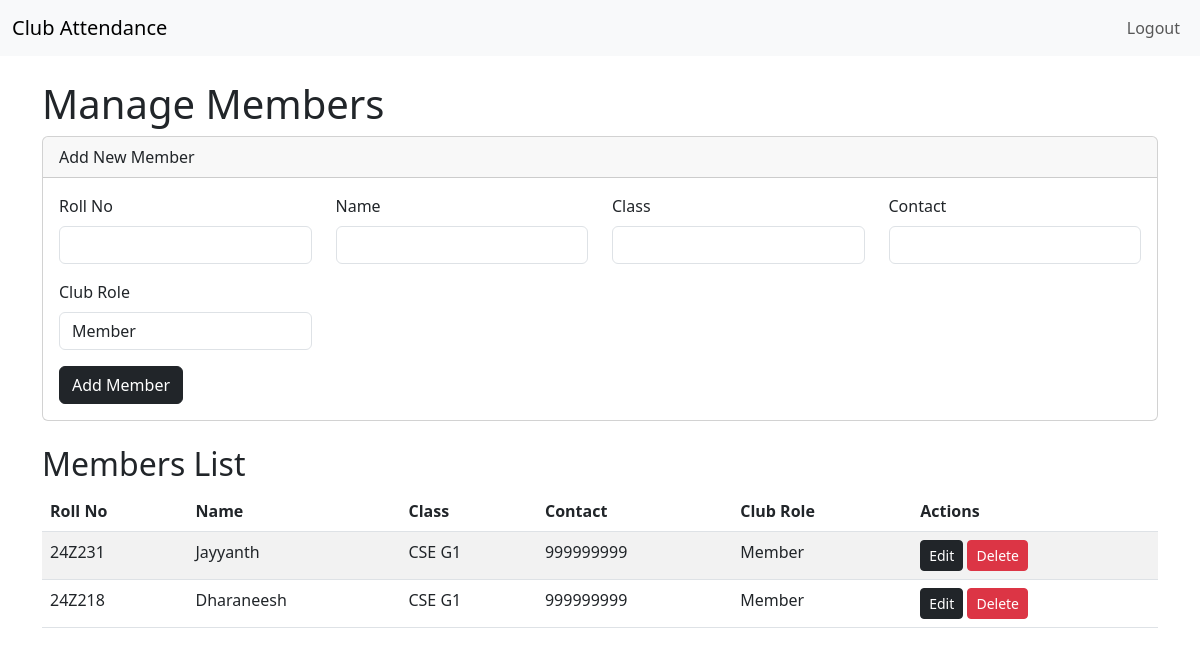
Page /members (signed in) on the earlier database version.
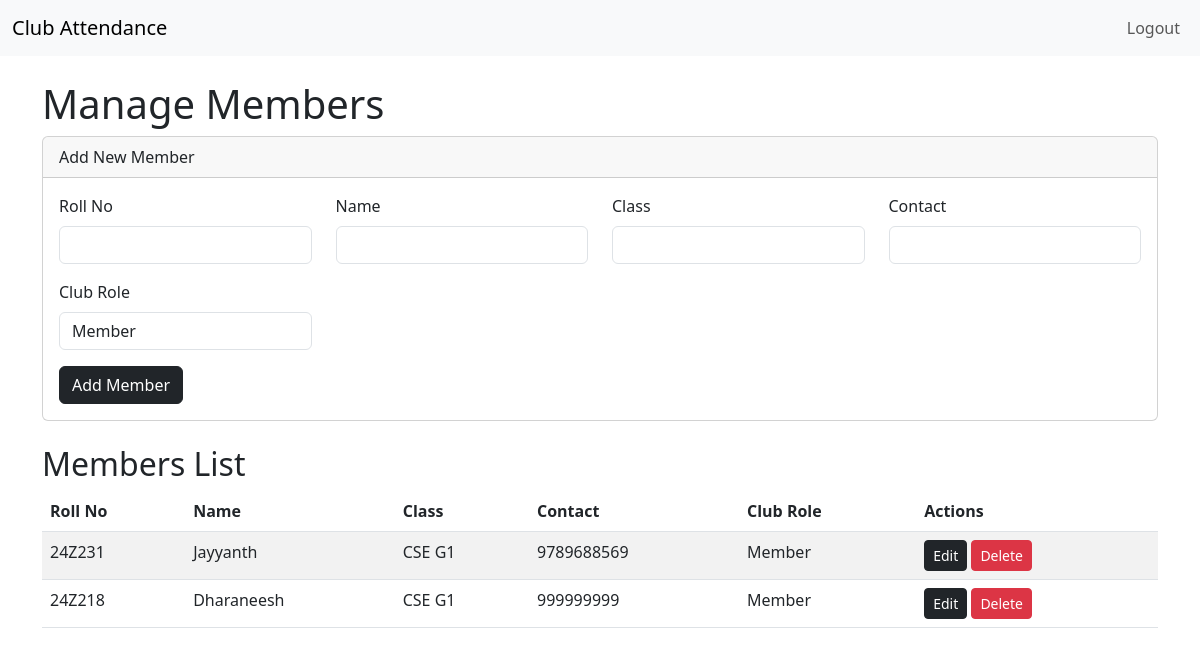
Same page on the later database version.
### app.py (models this page shows)
class Member(db.Model):
    id = db.Column(db.Integer, primary_key=True)
    roll_no = db.Column(db.String(50), unique=True, nullable=False)
    name = db.Column(db.String(100), nullable=False)
    class_name = db.Column(db.String(50))
    contact = db.Column(db.String(20))
    club_role = db.Column(db.String(50))

### app.py (the view, shortened to what this page needs)
@app.route('/members', methods=['GET', 'POST'])
@login_required
def members():
    if current_user.role != 'admin':
        return 'Access Denied', 403
    members = Member.query.all()
    return render_template('members.html', members=members)

### app.py (called while the page is built)
@login_manager.user_loader
def load_user(user_id):
    return User.query.get(int(user_id))

### templates/members.html (shortened to what this page needs)
{% extends 'base.html' %}
{% block content %}
    <h1>Manage Members</h1>
    <div class="card mb-4">
        <div class="card-header">Add New Member</div>
        <div class="card-body">
            <form method="POST" id="addMemberForm">
                <div class="row">
                    <div class="col-md-3 mb-3">
                        <label for="roll_no" class="form-label">Roll No</label>
                        <input type="text" name="roll_no" id="roll_no" class="form-control" required>
                    </div>
                    <div class="col-md-3 mb-3">
                        <label for="name" class="form-label">Name</label>
                        <input type="text" name="name" id="name" class="form-control" required>
                    </div>
                    <div class="col-md-3 mb-3">
                        <label for="class_name" class="form-label">Class</label>
                        <input type="text" name="class_name" id="class_name" class="form-control">
                    </div>
                    <div class="col-md-3 mb-3">
                        <label for="contact" class="form-label">Contact</label>
                        <input type="text" name="contact" id="contact" class="form-control">
                    </div>
                    <div class="col-md-3 mb-3">
                        <label for="club_role" class="form-label">Club Role</label>
                        <select name="club_role" id="club_role" class="form-control">
                            <option value="Member">Member</option>
                        </select>
                    </div>
                </div>
                <button type="submit" class="btn btn-dark">Add Member</button>
            </form>
        </div>
    </div>
    <h2>Members List</h2>
    <table class="table table-striped" id="membersTable">
        <thead>
            <tr>
                <th>Roll No</th>
                <th>Name</th>
                <th>Class</th>
                <th>Contact</th>
                <th>Club Role</th>
                <th>Actions</th>
            </tr>
        </thead>
        <tbody>
            {% for member in members %}
                <tr>
                    <td>{{ member.roll_no }}</td>
                    <td>{{ member.name }}</td>
                    <td>{{ member.class_name or 'N/A' }}</td>
                    <td>{{ member.contact or 'N/A' }}</td>
                    <td>{{ member.club_role or 'N/A' }}</td>
                    <td>
                        <button class="btn btn-sm btn-dark" data-bs-toggle="modal" data-bs-target="#editModal{{ member.id }}">Edit</button>
                        <form method="POST" style="display:inline;">
                            <button type="submit" class="btn btn-sm btn-danger" onclick="return confirm('Are you sure?')">Delete</button>
                        </form>
                    </td>
                </tr>
            {% endfor %}
        </tbody>
    </table>
{% endblock %}

Differences in the rows shown:
changed Member "Jayyanth": contact "999999999" → "9789688569"
